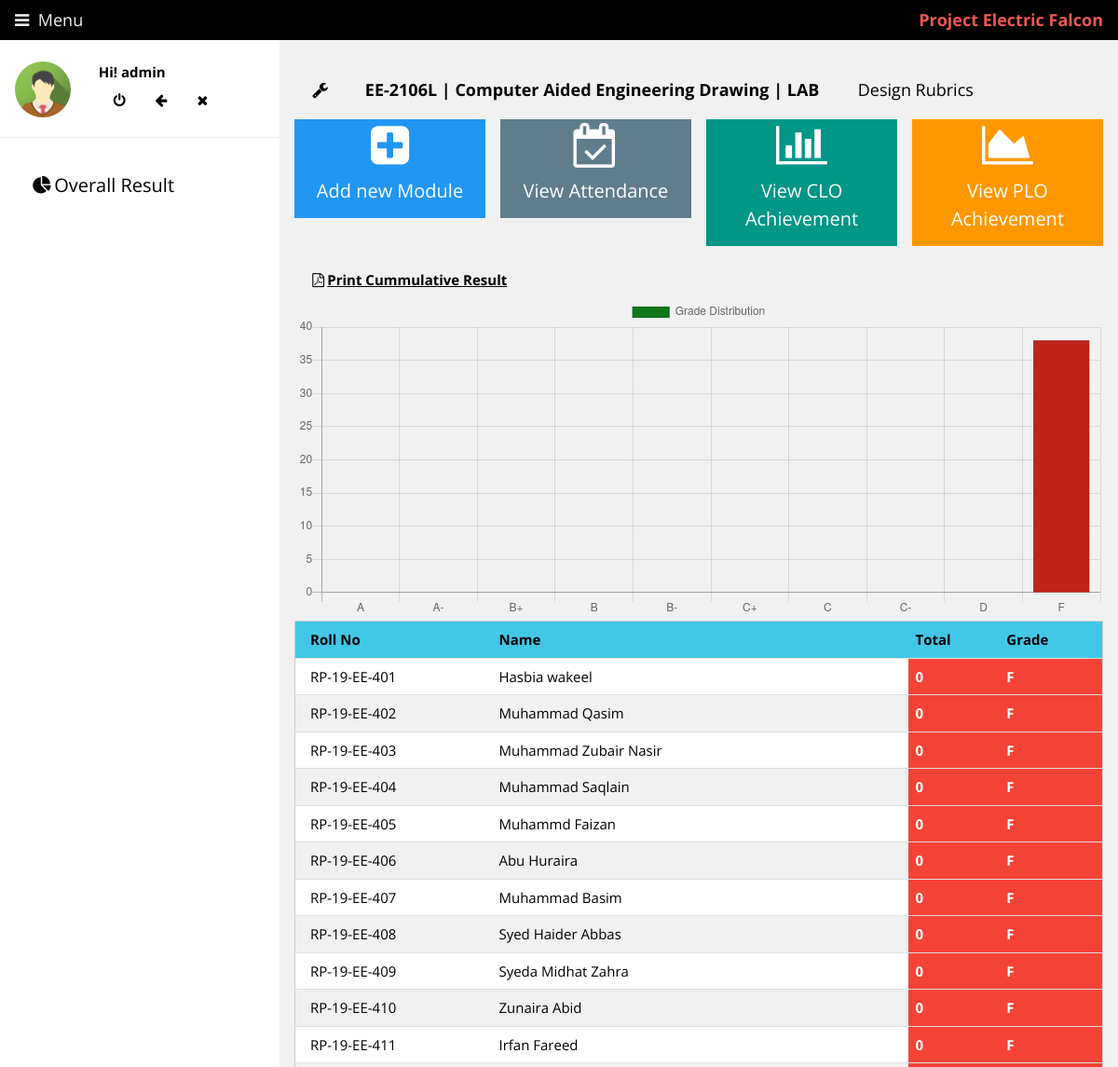
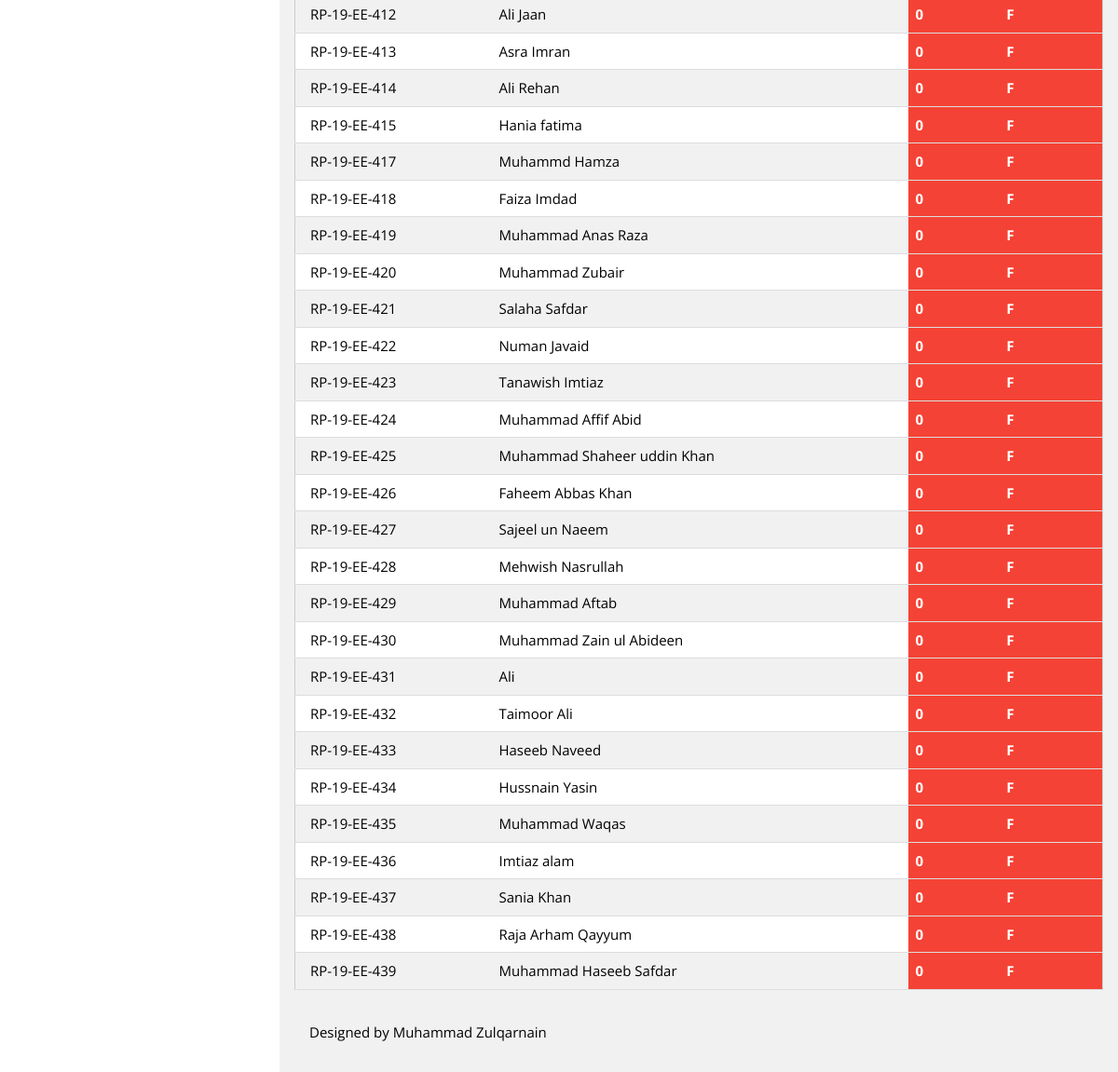
Screenshot of /main.php?menu=cumulative&course=ee2106l_Fall_2020 (signed in) with the database file from the repository (2 pictures, top to bottom).
### tables this page shows
CREATE TABLE `users` (
  `id` int(11) NOT NULL,
  `username` varchar(50) NOT NULL,
  `password` varchar(255) NOT NULL,
  `user_type` text NOT NULL,
  `name` text NOT NULL,
  `avatar` varchar(100) NOT NULL,
  `created_at` datetime DEFAULT CURRENT_TIMESTAMP
);

CREATE TABLE `courses_info` (
  `serial` int(11) NOT NULL,
  `course_id` varchar(20) NOT NULL,
  `course_code` varchar(20) NOT NULL,
  `course_title` text NOT NULL,
  `term_offer` text NOT NULL,
  `course_ended` tinyint(1) NOT NULL,
  `credit_hour` varchar(3) NOT NULL,
  `course_type` text NOT NULL,
  `instructor` text NOT NULL,
  `access_user` varchar(100) DEFAULT NULL,
  `course_description` text,
  `mid_weight` decimal(10,2) NOT NULL,
  `final_weight` decimal(10,2) NOT NULL,
  `quiz_weight` decimal(10,2) NOT NULL,
  `assign_weight` decimal(10,2) NOT NULL,
  `lab_weight` decimal(10,2) NOT NULL,
  `project_weight` decimal(10,2) NOT NULL,
  `viva_weight` decimal(10,2) NOT NULL,
  `presentation_weight` decimal(10,2) NOT NULL,
  `other_weight` decimal(10,2) NOT NULL,
  `atten_weight` decimal(10,2) NOT NULL,
  `CLO_count` int(100) DEFAULT NULL,
  `clo_details` varchar(3000) NOT NULL,
  `rubric_set_count` int(100) NOT NULL,
  `rubric_sets` text NOT NULL,
  `plos_enabled` varchar(100) NOT NULL,
  `PLO1` varchar(150) NOT NULL,
  `PLO2` varchar(150) NOT NULL,
  `PLO3` varchar(150) NOT NULL,
  `PLO4` varchar(150) NOT NULL,
  `PLO5` varchar(150) NOT NULL,
  `PLO6` varchar(150) NOT NULL,
  `PLO7` varchar(150) NOT NULL,
  `PLO8` varchar(150) NOT NULL,
  `PLO9` varchar(150) NOT NULL,
  `PLO10` varchar(150) NOT NULL,
  `PLO11` varchar(150) NOT NULL,
  `PLO12` varchar(150) NOT NULL
);

### functions/project_codename.php (called while the page is built)
<?php
function project_codename(){
    return "Project Electric Falcon";
}
?>

### functions/course_cumm_calc.php (called while the page is built, shortened)
<?php
function course_cumm_calc($course_id,$grade_comp,$grade_weight,$conn){
$stu_count = mysqli_num_rows($conn->query("SELECT data_detail FROM $course_id"));
    if($grade_comp=='Quiz'){
        $quiz_cumm_avg = [];
        return $quiz_cumm_avg;
    }
    if($grade_comp=='LAB'){
        $lab_cumm_avg = [];
        return $lab_cumm_avg;
    }
    if($grade_comp=='Project'){
        $project_cumm_avg = [];
        return $project_cumm_avg;
    }
    if($grade_comp=='VIVA'){
        $viva_cumm_avg = [];
        return $viva_cumm_avg;
    }
    if($grade_comp=='Presentation'){
        $presentation_cumm_avg = [];
        return $presentation_cumm_avg;
    }
    if($grade_comp=='Assignment'){
        $assign_cumm_avg = [];
        return $assign_cumm_avg;
    }
    if($grade_comp=='Other'){
        $other_cumm_avg = [];
        return $other_cumm_avg;
    }
if($grade_comp=='Mid'){
$mid_cumm_avg = [];
    return $mid_cumm_avg;
}
if($grade_comp=='Final'){
$final_cumm_avg = [];
    return $final_cumm_avg;
}
}
 ?>

### functions/letter_grade_calc.php (called while the page is built)
<?php
function letter_grade_calc($total_score){
    if($total_score >=85)
        return 'A';
    elseif ($total_score >= 80 && $total_score < 85)
        return 'A-';
    elseif ($total_score >= 75 && $total_score < 80)
        return 'B+';
    elseif ($total_score >= 70 && $total_score < 75)
        return 'B';
    elseif ($total_score >= 65 && $total_score < 70)
        return 'B-';
    elseif ($total_score >= 61 && $total_score < 65)
        return 'C+';
    elseif ($total_score >= 58 && $total_score < 61)
        return 'C';
    elseif ($total_score >= 55 && $total_score < 58)
        return 'C-';
    elseif ($total_score >= 50 && $total_score < 55)
        return 'D';
    else
        return 'F';
}
?>

### panels/cumulative.php (the view, shortened to what this page needs)
<?php
    $mid_weight = mysqli_fetch_assoc(mysqli_query($conn,"SELECT mid_weight FROM courses_info WHERE course_id='$course'"))['mid_weight'];
    $final_weight = mysqli_fetch_assoc(mysqli_query($conn,"SELECT final_weight FROM courses_info WHERE course_id='$course'"))['final_weight'];
    $quiz_weight = mysqli_fetch_assoc(mysqli_query($conn,"SELECT quiz_weight FROM courses_info WHERE course_id='$course'"))['quiz_weight'];
    $assign_weight = mysqli_fetch_assoc(mysqli_query($conn,"SELECT assign_weight FROM courses_info WHERE course_id='$course'"))['assign_weight'];
    $project_weight = mysqli_fetch_assoc(mysqli_query($conn,"SELECT project_weight FROM courses_info WHERE course_id='$course'"))['project_weight'];
    $lab_weight = mysqli_fetch_assoc(mysqli_query($conn,"SELECT lab_weight FROM courses_info WHERE course_id='$course'"))['lab_weight'];
    $viva_weight = mysqli_fetch_assoc(mysqli_query($conn,"SELECT viva_weight FROM courses_info WHERE course_id='$course'"))['viva_weight'];
    $presentation_weight = mysqli_fetch_assoc(mysqli_query($conn,"SELECT presentation_weight FROM courses_info WHERE course_id='$course'"))['presentation_weight'];
    $other_weight = mysqli_fetch_assoc(mysqli_query($conn,"SELECT other_weight FROM courses_info WHERE course_id='$course'"))['other_weight'];
    Print "<table class='w3-table'><tr><td><a href='reports/Cummulative_attain_report.php?course=$course' target='_blank'><b><em class=\"fa fa-file-pdf-o fa-fw\"></em>Print Cummulative Result</b></a></td></tr></table>";
    $stu_count = mysqli_num_rows($conn->query("SELECT data_detail FROM $course"));
    $quiz_cumm_avg = course_cumm_calc($course,'Quiz',$quiz_weight,$conn);
    $assign_cumm_avg = course_cumm_calc($course,'Assignment',$assign_weight,$conn);
    $project_cumm_avg = course_cumm_calc($course,'Project',$project_weight,$conn);
    $viva_cumm_avg = course_cumm_calc($course,'VIVA',$viva_weight,$conn);
    $presentation_cumm_avg = course_cumm_calc($course,'Presentation',$presentation_weight,$conn);
    $lab_cumm_avg = course_cumm_calc($course,'LAB',$lab_weight,$conn);
    $other_cumm_avg = course_cumm_calc($course,'Other',$other_weight,$conn);
    $mid_cumm_avg = course_cumm_calc($course,'Mid',$mid_weight,$conn);
    $final_cumm_avg = course_cumm_calc($course,'Final',$final_weight,$conn);
    $total_score = [];
    $all_grades = [];
    $roll_no_all = [];
    $name_all = [];
    for ($stu_id=15;$stu_id<=$stu_count;$stu_id++){
        $rollno = mysqli_fetch_assoc($conn->query("SELECT data_detail FROM $course WHERE serial =$stu_id"))['data_detail'];
		$name = mysqli_fetch_assoc($conn->query("SELECT name FROM student_records WHERE rollno = '".$rollno."'"))['name'];
        $roll_no_all[$stu_id] = $rollno;
        $name_all[$stu_id] =  $name;
		$total_score[$stu_id]=round(round($quiz_cumm_avg[$stu_id]+$assign_cumm_avg[$stu_id]+$project_cumm_avg[$stu_id]+$viva_cumm_avg[$stu_id]+$presentation_cumm_avg[$stu_id]+$lab_cumm_avg[$stu_id]+$other_cumm_avg[$stu_id]+$mid_cumm_avg[$stu_id]+$final_cumm_avg[$stu_id],1,PHP_ROUND_HALF_UP),0,PHP_ROUND_HALF_UP);
        $all_grades[$stu_id] = letter_grade_calc($total_score[$stu_id]);
    }
    $all_grades = array_values($all_grades);
    $no_of_stu_in_each_grade = array_fill(0,9,0);
    for ($i=0;$i<count($all_grades);$i++){
        if ($all_grades[$i] == 'F')
            $no_of_stu_in_each_grade[9]++;
    }
    $total_possible_grades = ['A','A-','B+','B','B-','C+','C','C-','D','F'];
?>
   <canvas id="myChart" width="100" height="40"></canvas>
    <script>
    var ctx = document.getElementById('myChart').getContext('2d');
    var myChart = new Chart(ctx, {
        type: 'bar',
        data: {
            labels: [<?php echo trim(json_encode($total_possible_grades),"[]") ?>],
            datasets: [{
                label: 'Grade Distribution',
                data: [<?php echo trim(json_encode($no_of_stu_in_each_grade),"[]")?>],
                backgroundColor: ["rgba(15, 117, 25, 1)","rgba(24, 185, 40, 1)","rgba(180, 255, 171, 1)","rgba(226, 219, 29, 1)","rgba(190, 184, 25, 1)","rgba(227, 199, 38, 1)","rgba(203, 177, 26, 1)","rgba(221, 163, 29, 1)","rgba(217, 82, 28, 1)","rgba(190, 36, 25, 1)"],
                borderWidth: 1
            }]
        },
        options: {
            scales: {
                yAxes: [{
                    ticks: {
                        beginAtZero: true
                    }
                }]
            }
        }
    });
    </script>
<?php
    Print "<table class='w3-table w3-striped w3-bordered w3-border w3-hoverable w3-white'>";
    Print "<thead bgcolor=\"#43c7e6\">";
    Print "<th>Roll No</th> <th>Name</th>";
    Print "<th>Total</th><th>Grade</th>";
    Print "</thead>";
    Print "<tbody>";
    for ($stu_id=15;$stu_id<=$stu_count;$stu_id++){
		Print "<tr>";
        Print "<td>".$roll_no_all[$stu_id]."</td>";
        Print "<td>".$name_all[$stu_id]."</td>";
		if ($total_score[$stu_id] < 50) {
            Print "<td class='w3-red'><strong>".$total_score[$stu_id]."</strong></td>";
			Print "<td class='w3-red'><strong>".letter_grade_calc($total_score[$stu_id])."</strong></td>";
		}
		Print "</tr>";
    }
    Print "</tbody>";
	Print "</table>";
?>

### main.php (shortened to what this page needs)
<?php
$conn = OpenCon();
$menu_item = $_GET['menu'];
$course = $_GET['course'];
?>
<!DOCTYPE html>
<html>
<link rel="stylesheet" href="w3images/w3.css">
<link rel="stylesheet" href="w3images/grade_instrument.css">
<link rel="stylesheet" href="https://cdnjs.cloudflare.com/ajax/libs/font-awesome/4.7.0/css/font-awesome.min.css">
<body class="w3-light-grey">
<div class="w3-bar w3-top w3-black w3-large" style="z-index:4">
  <button class="w3-bar-item w3-button w3-hover-none w3-hover-text-light-grey" onclick="w3_open();"><i class="fa fa-bars"></i> &nbsp;Menu</button>
  <span class="w3-bar-item w3-right"><b style="color:#ed5851"><?php echo project_codename() ?></b></span>
</div>
<nav class="w3-sidebar w3-collapse w3-white w3-animate-left" style="z-index:3;width:300px;" id="mySidebar"><br>
  <div class="w3-container w3-row">
    <div class="w3-col s4">
        <?php
            $avatar_link =  mysqli_fetch_assoc(mysqli_query($conn,"SELECT avatar FROM users WHERE username='".$_SESSION["username"]."'"))['avatar'];
        ?>
      <img src="<?php echo $avatar_link ?>" class="w3-circle w3-margin-right" style="width:60px">
    </div>
    <div class="w3-col s8 w3-bar">
      <span><strong>Hi! <?php echo $_SESSION["username"] ?> </strong></span><br>
      <a href="logout.php" class="w3-bar-item w3-button"><i class="fa fa-power-off"></i></a>
      <a href="index.php" class="w3-bar-item w3-button"><i class="fa fa-arrow-left"></i></a>
      <a href="javascript:void(0)" class="w3-bar-item w3-button" onclick="w3_close()"><i class="fa fa-close"></i></a>
    </div>
  </div>
  <hr>
  <div class="w3-bar-block">
    <div id="menu">
        <ul class="ul_menu">
      <?php
	   include('panels/sidepanel.php');
	  ?>
</ul>
  </div>
  </div>
</nav>
<div class="w3-main" style="margin-left:300px;margin-top:43px;" id="main">
    <?php $course_end_status = mysqli_fetch_assoc(mysqli_query($conn,"SELECT course_ended FROM courses_info WHERE course_id='".$course."'"))['course_ended'];
    ?>
  <header class="w3-container" style="padding-top:22px">
    <h5>
        <?php if($course_end_status == 1): ?>
        <b><img src="w3images/bow_icon_2.png" style=\"width:20px;height:10px;\"><?php echo "<a style=\"text-decoration:none;\" class=\"w3-button w3-hover-cyan\" href=\"main.php?course=$course\">".$course_code." | ".$course_title." | ".mysqli_fetch_assoc(mysqli_query($conn,"SELECT course_type FROM courses_info WHERE course_id='".$course."'"))['course_type']."</a>" ?></b>
        <?php else: ?>
        <b><a class="w3-button w3-hover-green" href="main.php?menu=course_setting&course=<?php echo $course ?>"><em class='fa fa-wrench fa-fw'></em></a> <?php echo "<a style=\"text-decoration:none;\" class=\"w3-button w3-hover-cyan\" href=\"main.php?course=$course\">".$course_code." | ".$course_title." | ".mysqli_fetch_assoc(mysqli_query($conn,"SELECT course_type FROM courses_info WHERE course_id='".$course."'"))['course_type']."</a>" ?></b>&nbsp;&nbsp;<a href="main.php?menu=design_rubrics&course=<?php echo $course ?>" class="w3-button w3-hover-blue">Design Rubrics</a>
        <?php endif; ?>
    </h5>
  </header>
  <div class="w3-row-padding w3-margin-bottom">
    <div class="w3-quarter">
      <div class="w3-container w3-blue w3-padding-small w3-animate-zoom">
        <div class="w3-center"><i class="fa fa-plus-square w3-xxxlarge"></i></div>
        <h4 class="w3-center"><a style="text-decoration:none;" href="main.php?menu=add_module&course=<?php echo $course ?>">Add new Module</a></h4>
      </div>
    </div>
    <div class="w3-quarter">
      <div class="w3-container w3-text-white w3-padding-small w3-blue-gray w3-animate-zoom">
        <div class="w3-center"><i class="fa fa-calendar-check-o w3-xxxlarge"></i></div>
          <h4 class="w3-center"><a style="text-decoration:none;" href="main.php?menu=atten_display_all&course=<?php echo $course ?>">View Attendance</a></h4>
      </div>
    </div>
    <div class="w3-quarter">
      <div class="w3-container w3-teal w3-padding-small w3-animate-zoom">
        <div class="w3-center"><i class="fa fa-bar-chart w3-xxxlarge"></i></div>
          <h4 class="w3-center"><a style="text-decoration:none;" href="main.php?menu=clo_disp&course=<?php echo $course ?>">View CLO Achievement</a></h4>
      </div>
    </div>
    <div class="w3-quarter">
      <div class="w3-container w3-orange w3-text-white w3-padding-small w3-animate-zoom">
        <div class="w3-center"><i class="fa fa-area-chart w3-xxxlarge"></i></div>
          <h4 class="w3-center"><a style="text-decoration:none;" href="main.php?menu=plo_disp&course=<?php echo $course ?>">View PLO Achievement</a></h4>
      </div>
    </div>
</div>
<div class="w3-container" style="overflow:auto; white-space: nowrap;">
<?php
if ($menu_item=='cumulative'){
	include('panels/cumulative.php');
}
?>
</div>
<div class="w3-container" style="overflow:auto; white-space: nowrap;">
  <footer class="w3-container w3-padding-16 w3-light-grey">
    <p>Designed by <a href="https://intarian.com" target="_blank"></a>Muhammad Zulqarnain</p>
  </footer>
</div>
</body>
</html>

### w3images/grade_instrument.css (style rules this page uses)
.ul_menu, #menu { padding: 0; }
#menu { position: relative; z-index: 5; color: black; font-size: 20px; }

### main.php (style rules this page uses)
html,body,h1,h2,h3,h4,h5 { font-family: "Open Sans", sans-serif }

### rows the page displays
users: avatar (picture)
courses_info: course_code "EE-2106L", course_title "Computer Aided Engineering Drawing", course_type "LAB", course_ended "0", course_ended "F"

### other values shown
project_codename() "Project Electric Falcon"
$_SESSION["username"] "admin"
$roll_no_all[$stu_id] "RP-19-EE-401"
$name_all[$stu_id] "Hasbia wakeel"
$roll_no_all[$stu_id] "RP-19-EE-402"
$name_all[$stu_id] "Muhammad Qasim"
$roll_no_all[$stu_id] "RP-19-EE-403"
$name_all[$stu_id] "Muhammad Zubair Nasir"
$roll_no_all[$stu_id] "RP-19-EE-404"
$name_all[$stu_id] "Muhammad Saqlain"
$roll_no_all[$stu_id] "RP-19-EE-405"
$name_all[$stu_id] "Muhammd Faizan"
$roll_no_all[$stu_id] "RP-19-EE-406"
$name_all[$stu_id] "Abu Huraira"
$roll_no_all[$stu_id] "RP-19-EE-407"
